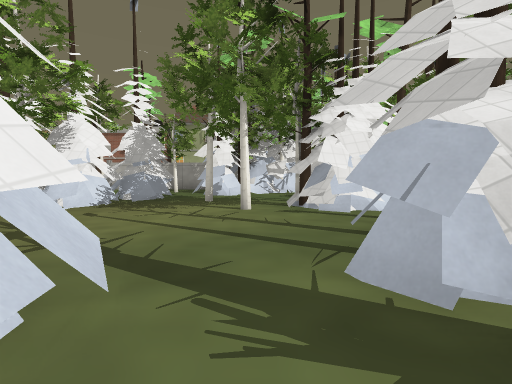
view 1 (above)

24 first-person views from a walk through a Godot game level. The camera is 1.4 m above the floor, tilts 4° down and sees 85° across. The floor is counted in squares, 2 m on a side. Each view is taken from the middle of a square. On the plan, view 1 faces up. The plan holds only what a view shows up to about 9 squares ahead; the rest is blank. The place goes on beyond the plan. Door leaves are left out where a doorway can be walked through. Some surface patterns are stand-ins.

view 2
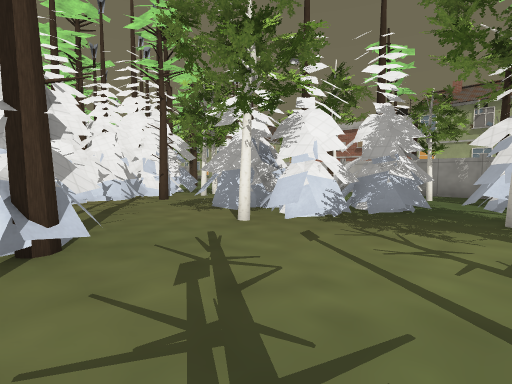

view 3
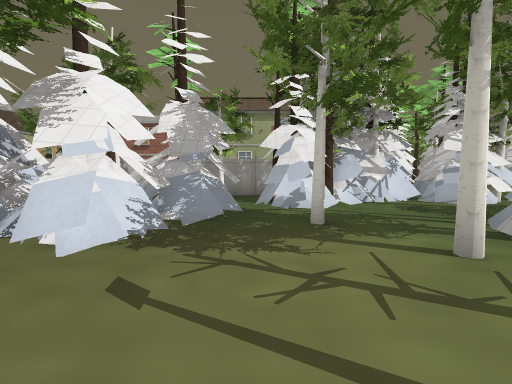

view 4
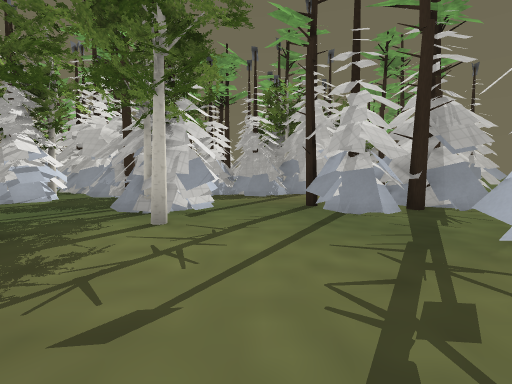

view 5
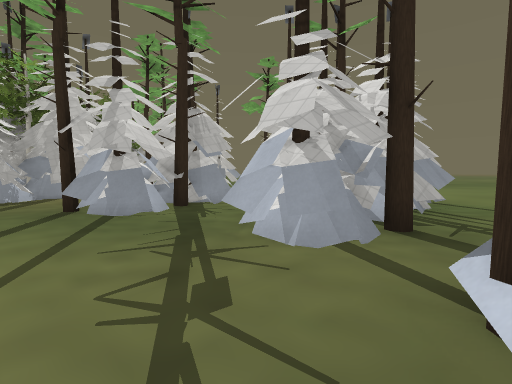

view 6
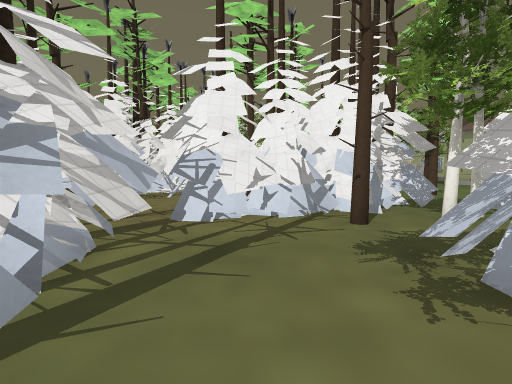

view 7
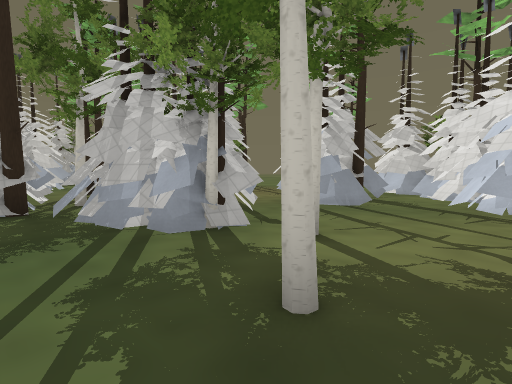

view 8
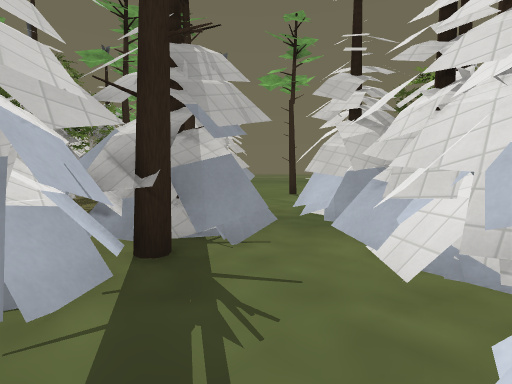

view 9
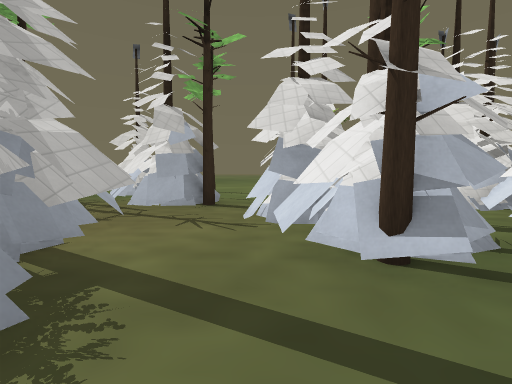

view 10
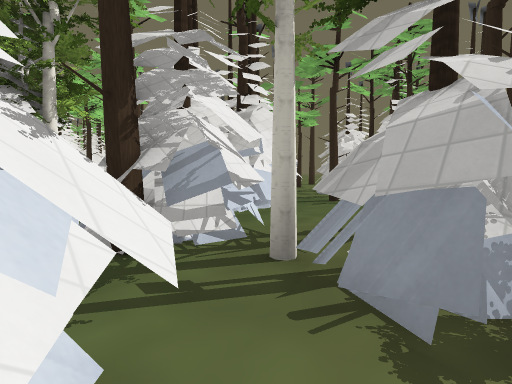

view 11
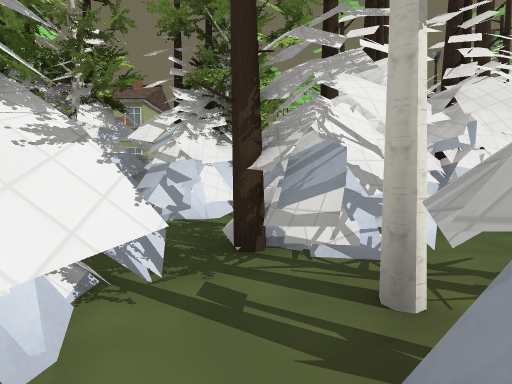

view 12
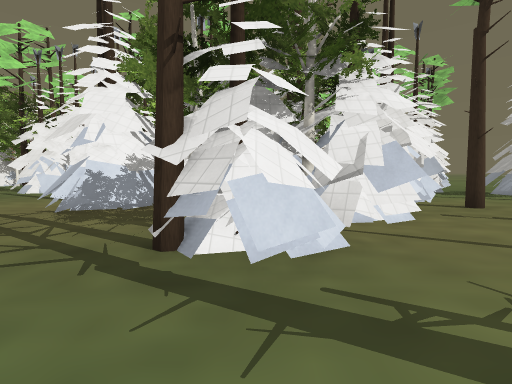

view 13
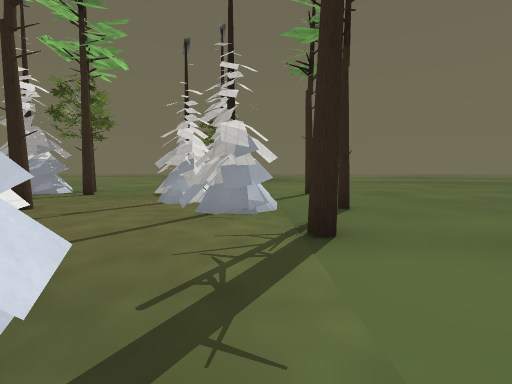

view 14
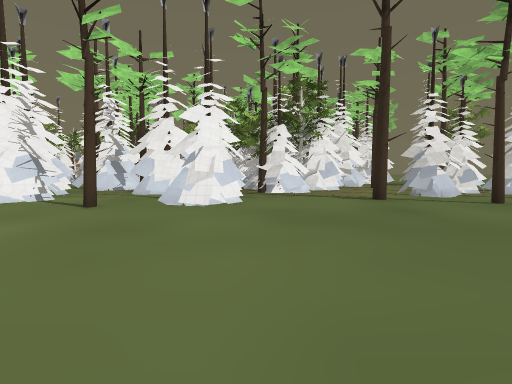

view 15
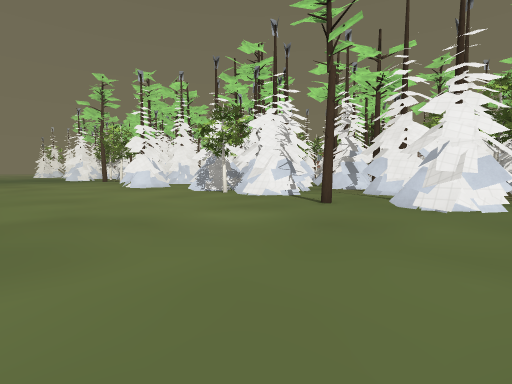

view 16
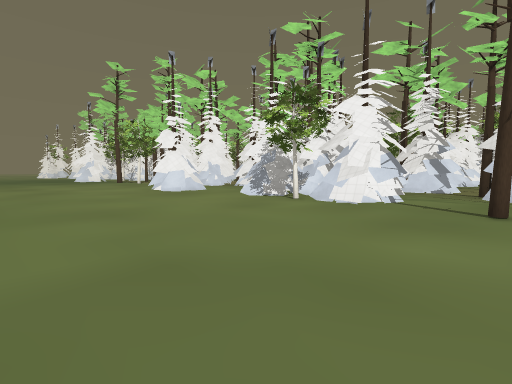

view 17
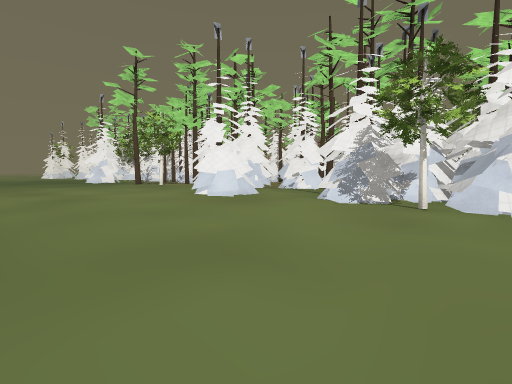

view 18
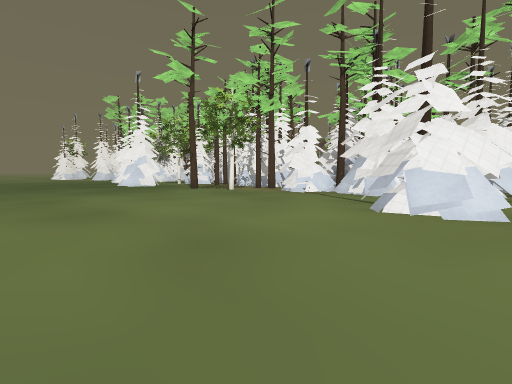

view 19
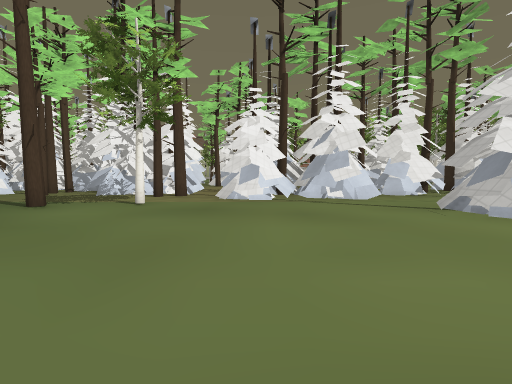

view 20
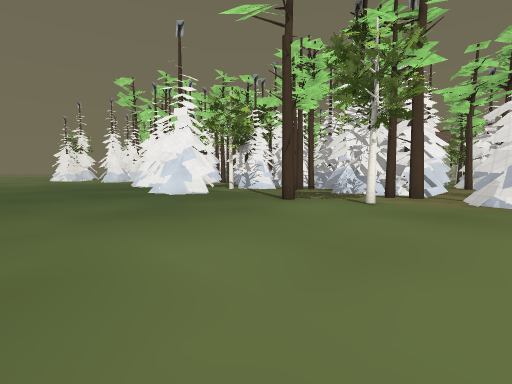

view 21
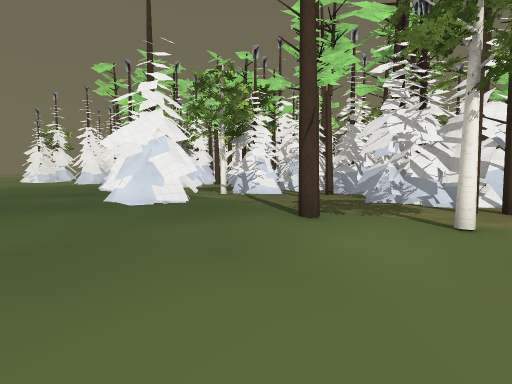

view 22
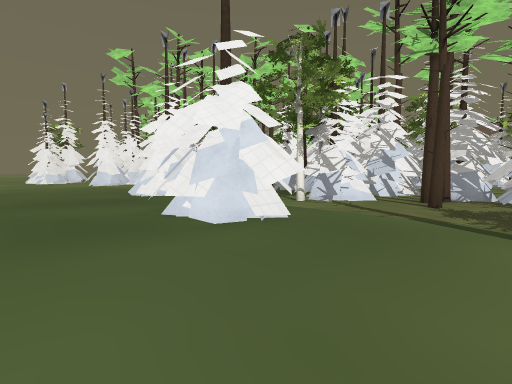

view 23
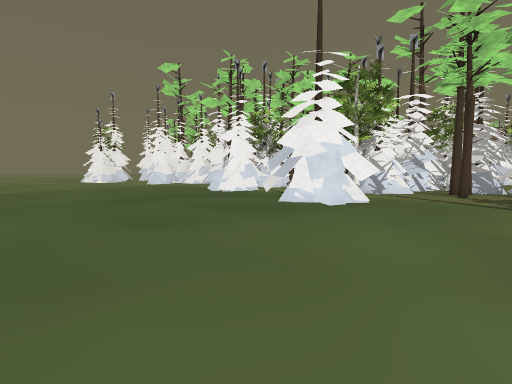

view 24
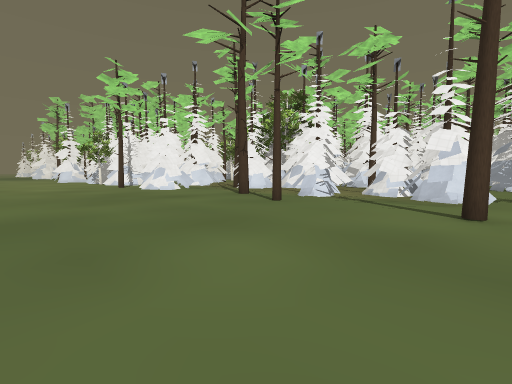

### Floor plan
Key: @ floor where view 1 was taken; # wall or solid block; . main floor; : floor 0.25 m higher than the main floor; = window, fence, low wall or low ledge; ^ raised ledge; T pine tree; F fence; R tree; O other object.
Columns run from 24 left of view 1 to 18 right of it. Each row starts with its distance up from view 1.
 11               OO  FF FF  ##
 10                      #RTO#####
  9                       ##T..####T
  8                      #......T##..
  7                ##  ###.#..##.#...
  6                #..####...T##=# ..
  5                #T...#....##..#  T      ..#
  4                ##............#        ...#
  3                ###.:......T..###     #....T
  2                 ####T.#..##..###     #...T
  1       ####           ###.T##.###    .T....
  0      ###T#            ##@###....  ##......
 -1      ##T.######  ##########.T##.T##....#^..
 -2      ##.T.#TT#####...#  ###.###..#...#####.
 -3      ........##.##....  ###..##......##....
 -4 ##..  #...T...........#####...##...T.......
 -5 ....###...........##...#.##..T##.....T...T.
 -6 ..................##.......................
 -7 ...........................................
 -8 ...........................................
 -9 ...........................................
-10 ...........................................
-11 .......... ......................

Where each view was taken, in squares from view 1:
view 1: 0 up, 0 right, facing up
view 2: 2 up, 1 left, facing up-left
view 3: 3 up, 2 left, facing up
view 4: 4 up, 4 left, facing right
view 5: 4 up, 4 left, facing down-right
view 6: 4 up, 4 left, facing left
view 7: 8 up, 2 left, facing down-right
view 8: 2 up, 1 left, facing down-right
view 9: 5 up, 3 right, facing down
view 10: 5 up, 3 right, facing up-right
view 11: 5 up, 4 right, facing up
view 12: 4 down, 9 right, facing up
view 13: 3 down, 8 right, facing right
view 14: 11 down, 8 right, facing up
view 15: 11 down, 8 right, facing up-left
view 16: 11 down, 5 right, facing up-left
view 17: 11 down, 2 right, facing up-left
view 18: 11 down, 4 left, facing up-left
view 19: 10 down, 10 left, facing up
view 20: 10 down, 10 left, facing up-left
view 21: 8 down, 12 left, facing up-left
view 22: 8 down, 15 left, facing up-left
view 23: 11 down, 15 left, facing up-left
view 24: 10 down, 18 right, facing up-left
